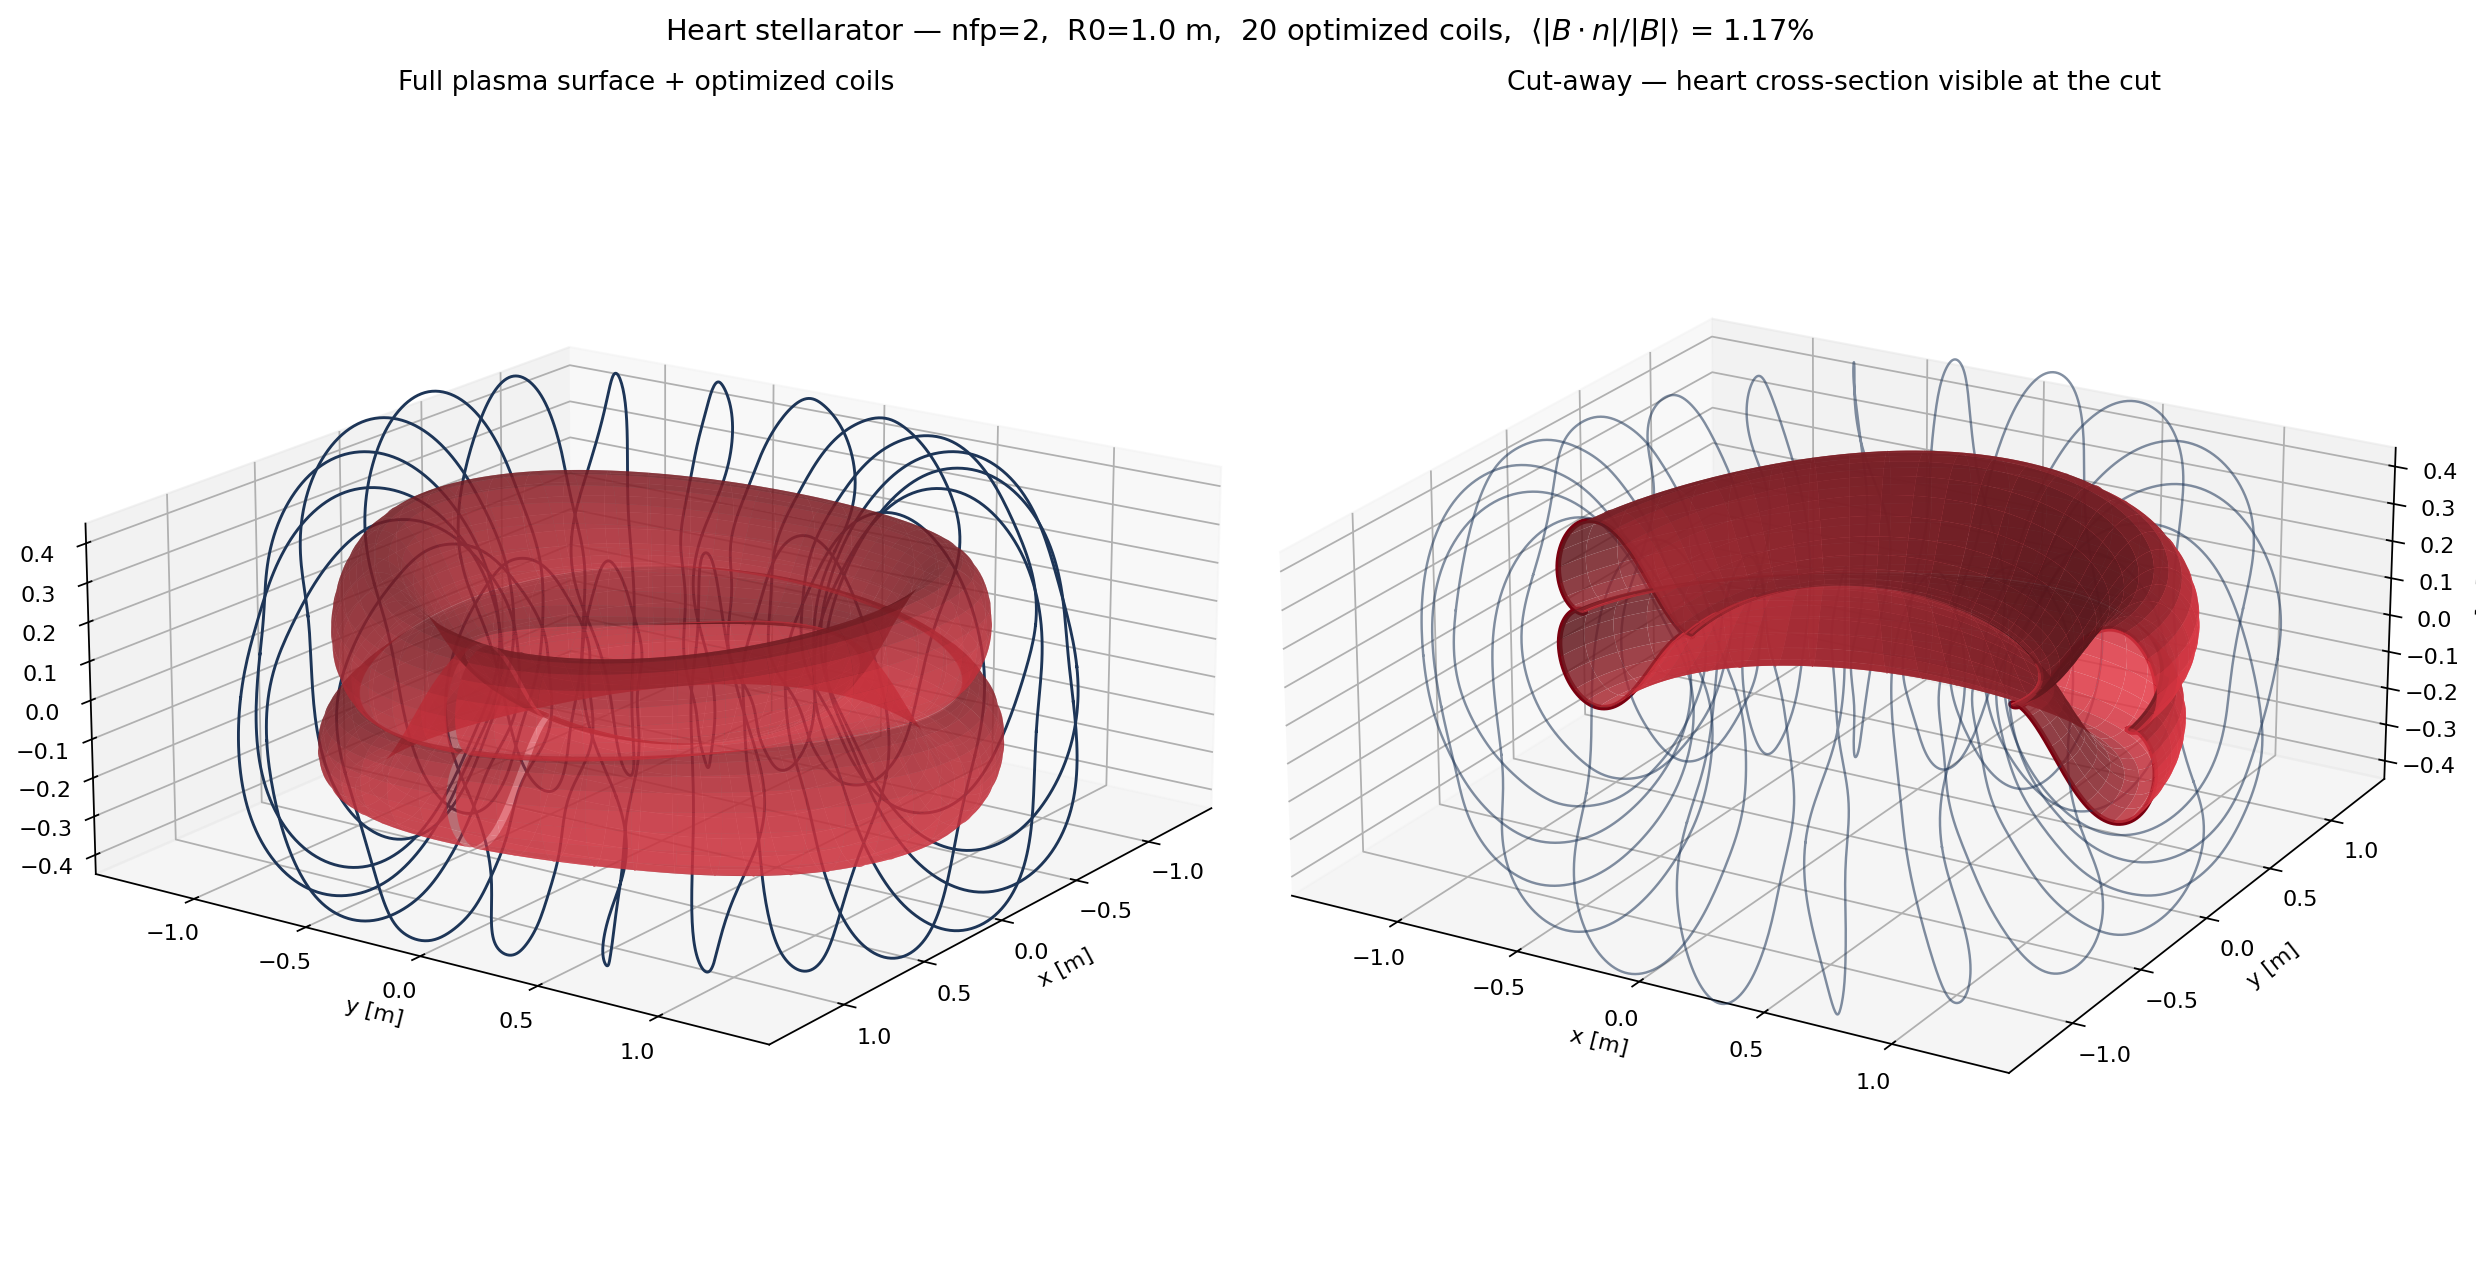

This figure's Python source:
"""
Heart-shaped stellarator.

The classical parametric heart curve
    x(t) = 16 sin^3(t)              = 12 sin(t) - 4 sin(3t)
    y(t) = 13 cos t - 5 cos 2t - 2 cos 3t - cos 4t
is already a tiny finite Fourier series, so it drops straight into a
SurfaceRZFourier with no fitting.  Rotated 90 deg so the heart's symmetry
axis lies in the equatorial plane (Z = 0), the cross-section becomes
stellarator-symmetric.  A small n=1 perturbation twists the heart as it
goes around — that's what turns a heart-tokamak into a real, non-
axisymmetric, 2-field-period stellarator.

Run:
    python heart_stellarator.py            # write static plots
    python heart_stellarator.py --gif      # also render a rotating GIF
"""

import argparse
import io
import os

import numpy as np
import matplotlib
if not os.environ.get("DISPLAY") and os.environ.get("MPLBACKEND") is None:
    matplotlib.use("Agg")
import matplotlib.pyplot as plt
from PIL import Image
from scipy.optimize import minimize

from simsopt.geo import (
    SurfaceRZFourier, create_equally_spaced_curves,
    CurveLength, LpCurveCurvature, MeanSquaredCurvature,
    ArclengthVariation, CurveCurveDistance,
)
from simsopt.field import BiotSavart, Current, coils_via_symmetries
from simsopt.objectives import SquaredFlux, QuadraticPenalty


def build_heart_surface(nfp=2, R0=1.0, A=0.018, twist=0.035,
                        nphi=48, ntheta=48):
    s = SurfaceRZFourier(
        nfp=nfp, stellsym=True, mpol=5, ntor=2,
        quadpoints_phi=np.linspace(0, 1.0 / nfp, nphi, endpoint=False),
        quadpoints_theta=np.linspace(0, 1.0, ntheta, endpoint=False),
    )
    s.set_rc(0, 0, R0)
    s.set_rc(1, 0,  A * 13.0)
    s.set_rc(2, 0, -A *  5.0)
    s.set_rc(3, 0, -A *  2.0)
    s.set_rc(4, 0, -A *  1.0)
    s.set_zs(1, 0,  A * 12.0)
    s.set_zs(3, 0, -A *  4.0)
    s.set_rc(1, 1,  twist)
    s.set_zs(1, 1, -twist)
    return s


def optimize_coils(s, ncoils=5, order=12, R0=1.0, R1=0.55, current=1.0e5):
    base_curves = create_equally_spaced_curves(
        ncoils, s.nfp, stellsym=True, R0=R0, R1=R1, order=order)
    base_currents = [Current(current) for _ in range(ncoils)]
    base_currents[0].fix_all()
    coils = coils_via_symmetries(base_curves, base_currents, s.nfp, True)
    bs = BiotSavart(coils)
    bs.set_points(s.gamma().reshape((-1, 3)))

    Jf = SquaredFlux(s, bs)
    Jls = [CurveLength(c) for c in base_curves]
    Jcs = sum(LpCurveCurvature(c, p=2, threshold=25.0) for c in base_curves)
    Jmsc = sum(MeanSquaredCurvature(c) for c in base_curves)
    Jarc = sum(ArclengthVariation(c) for c in base_curves)
    Jdist = CurveCurveDistance(base_curves, 0.12)
    JF = (Jf
          + 5e-4 * sum(QuadraticPenalty(Jl, 3.0, "max") for Jl in Jls)
          + 1e-7 * Jcs + 1e-8 * Jmsc + 1e-4 * Jarc + 5e-2 * Jdist)

    def fun(dofs):
        JF.x = dofs
        return float(JF.J()), JF.dJ()

    print(f"Initial flux objective Jf = {Jf.J():.3e}")
    print("Running L-BFGS-B ...")
    res = minimize(fun, JF.x, jac=True, method="L-BFGS-B",
                   options={"maxiter": 800, "maxcor": 300,
                            "gtol": 1e-12, "ftol": 1e-14})
    print(f"  converged in {res.nit} iter,  Jf = {Jf.J():.3e}")
    print(f"  mean coil length = {np.mean([Jl.J() for Jl in Jls]):.3f} m")

    bs.set_points(s.gamma().reshape((-1, 3)))
    nphi, ntheta = s.quadpoints_phi.size, s.quadpoints_theta.size
    B = bs.B().reshape((nphi, ntheta, 3))
    n = s.unitnormal()
    rel = np.abs(np.sum(B * n, axis=2)) / np.linalg.norm(B, axis=2)
    print(f"  <|B.n|/|B|> = {rel.mean():.3e},  max = {rel.max():.3e}")
    return coils, rel


def render_full_surface(s, nphi=None, ntheta=128):
    if nphi is None:
        nphi = s.nfp * 96
    full = SurfaceRZFourier(
        nfp=s.nfp, stellsym=True, mpol=s.mpol, ntor=s.ntor,
        quadpoints_phi=np.linspace(0, 1.0, nphi, endpoint=False),
        quadpoints_theta=np.linspace(0, 1.0, ntheta, endpoint=False),
    )
    full.x = s.x
    return full


def cross_section(s, phi_norm, ntheta=400):
    cross = SurfaceRZFourier(
        nfp=s.nfp, stellsym=True, mpol=s.mpol, ntor=s.ntor,
        quadpoints_phi=np.array([phi_norm]),
        quadpoints_theta=np.linspace(0, 1.0, ntheta, endpoint=True),
    )
    cross.x = s.x
    return cross.gamma()[0]


def plot_static(s, coils, rel, R0=1.0):
    full = render_full_surface(s)
    G = full.gamma()
    coil_paths = [np.vstack([c.curve.gamma(), c.curve.gamma()[:1]])
                  for c in coils]

    # half-torus cut-away so the heart cross-section is visible
    mask = G[:, :, 1] >= -0.02
    Gx = np.where(mask, G[:, :, 0], np.nan)
    Gy = np.where(mask, G[:, :, 1], np.nan)
    Gz = np.where(mask, G[:, :, 2], np.nan)

    fig = plt.figure(figsize=(15, 8))
    L = R0 + 0.45

    ax1 = fig.add_subplot(1, 2, 1, projection="3d")
    ax1.plot_surface(G[:, :, 0], G[:, :, 1], G[:, :, 2],
                     color="#e63946", alpha=0.65, linewidth=0,
                     antialiased=True, shade=True)
    for g in coil_paths:
        ax1.plot(g[:, 0], g[:, 1], g[:, 2], color="#1d3557", linewidth=1.3)
    ax1.view_init(elev=18, azim=35)
    ax1.set_box_aspect((1, 1, 0.45))
    ax1.set_xlim(-L, L); ax1.set_ylim(-L, L); ax1.set_zlim(-0.45, 0.45)
    ax1.set_xlabel("x [m]"); ax1.set_ylabel("y [m]"); ax1.set_zlabel("z [m]")
    ax1.set_title("Full plasma surface + optimized coils")

    ax2 = fig.add_subplot(1, 2, 2, projection="3d")
    ax2.plot_surface(Gx, Gy, Gz,
                     color="#e63946", alpha=0.85, linewidth=0,
                     antialiased=True, shade=True)
    for phi_norm in [0.0, 0.5]:
        gx, gy, gz = cross_section(s, phi_norm).T
        ax2.plot(gx, gy, gz, color="#7a0010", linewidth=2.5)
    for g in coil_paths:
        ax2.plot(g[:, 0], g[:, 1], g[:, 2], color="#1d3557", linewidth=1.1,
                 alpha=0.55)
    ax2.view_init(elev=22, azim=-60)
    ax2.set_box_aspect((1, 1, 0.45))
    ax2.set_xlim(-L, L); ax2.set_ylim(-L, L); ax2.set_zlim(-0.45, 0.45)
    ax2.set_xlabel("x [m]"); ax2.set_ylabel("y [m]"); ax2.set_zlabel("z [m]")
    ax2.set_title("Cut-away — heart cross-section visible at the cut")

    plt.suptitle(
        f"Heart stellarator — nfp={s.nfp},  R0={R0} m,  {len(coils)} optimized"
        f" coils,  $\\langle|B\\cdot n|/|B|\\rangle$ = {rel.mean()*100:.2f}%",
        fontsize=13, y=1.0,
    )
    plt.tight_layout()
    plt.savefig("heart_stellarator.png", dpi=160, bbox_inches="tight")
    plt.close(fig)
    print("  saved heart_stellarator.png")

    fig2, ax2d = plt.subplots(figsize=(7, 7))
    phis = np.linspace(0, 0.5 / s.nfp, 5)
    colors = plt.cm.plasma(np.linspace(0.0, 0.85, len(phis)))
    for phi_norm, col in zip(phis, colors):
        g = cross_section(s, phi_norm)
        R = np.sqrt(g[:, 0]**2 + g[:, 1]**2)
        Z = g[:, 2]
        ax2d.plot(R, Z, color=col, linewidth=2,
                  label=r"$\phi$ = " + f"{phi_norm * 360:.0f}"
                        + r"$^\circ$/nfp")
    ax2d.set_aspect("equal")
    ax2d.set_xlabel("R [m]"); ax2d.set_ylabel("Z [m]")
    ax2d.set_title("Heart cross-sections at several toroidal angles")
    ax2d.grid(alpha=0.3)
    ax2d.legend(loc="upper right", fontsize=9)
    plt.tight_layout()
    plt.savefig("heart_cross_sections.png", dpi=150, bbox_inches="tight")
    plt.close(fig2)
    print("  saved heart_cross_sections.png")


def render_gif(s, coils, R0=1.0, n_frames=48, fps=18):
    full = render_full_surface(s)
    G = full.gamma()
    coil_paths = [np.vstack([c.curve.gamma(), c.curve.gamma()[:1]])
                  for c in coils]

    frames = []
    L = R0 + 0.45
    fig = plt.figure(figsize=(7, 5.6))
    ax = fig.add_subplot(111, projection="3d")

    print(f"Rendering {n_frames} frames ...")
    for k in range(n_frames):
        ax.clear()
        ax.plot_surface(G[:, :, 0], G[:, :, 1], G[:, :, 2],
                        color="#e63946", alpha=0.72, linewidth=0,
                        antialiased=True, shade=True)
        for g in coil_paths:
            ax.plot(g[:, 0], g[:, 1], g[:, 2], color="#1d3557",
                    linewidth=1.1)
        azim = 360.0 * k / n_frames
        elev = 18 + 8 * np.sin(2 * np.pi * k / n_frames)
        ax.view_init(elev=elev, azim=azim)
        ax.set_box_aspect((1, 1, 0.45))
        ax.set_xlim(-L, L); ax.set_ylim(-L, L); ax.set_zlim(-0.45, 0.45)
        ax.set_xlabel("x [m]"); ax.set_ylabel("y [m]"); ax.set_zlabel("z [m]")
        ax.set_title(f"Heart stellarator  (nfp={s.nfp}, R0={R0} m, "
                     f"{len(coils)} coils)")

        buf = io.BytesIO()
        fig.savefig(buf, format="png", dpi=85, bbox_inches="tight",
                    facecolor="white")
        buf.seek(0)
        img = Image.open(buf).convert("RGB").convert(
            "P", palette=Image.ADAPTIVE, colors=128)
        frames.append(img)
        buf.close()
        if (k + 1) % 8 == 0:
            print(f"  {k+1}/{n_frames}")
    plt.close(fig)

    frames[0].save(
        "heart_stellarator.gif", save_all=True, append_images=frames[1:],
        duration=int(1000 / fps), loop=0, optimize=True, disposal=2,
    )
    size_kb = os.path.getsize("heart_stellarator.gif") / 1024
    print(f"  saved heart_stellarator.gif "
          f"({n_frames} frames, {fps} fps, {size_kb:.0f} KB)")


def main():
    parser = argparse.ArgumentParser(description=__doc__)
    parser.add_argument("--gif", action="store_true",
                        help="also render a rotating GIF")
    args = parser.parse_args()

    R0 = 1.0
    s = build_heart_surface(R0=R0)
    print(f"Heart stellarator:  nfp={s.nfp}, R0={R0} m\n")
    coils, rel = optimize_coils(s, R0=R0)
    plot_static(s, coils, rel, R0=R0)
    if args.gif:
        render_gif(s, coils, R0=R0)


if __name__ == "__main__":
    main()
